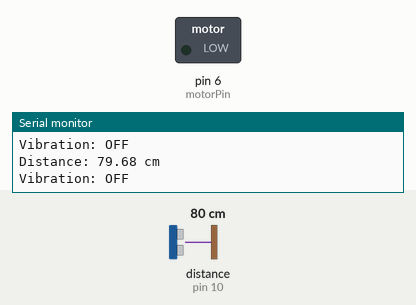
Recording of a sketch running on a simulated Arduino Uno, built with avr-gcc and run on an emulated ATmega328P. Shown: switched loads named in the sketch (green lamp = pin HIGH), the last lines printed to the serial monitor. Wiring (inferred from the names in the program): ultrasonic range finder: trigger pin 9; echo pin 10. Dashed ring = blinking. The test bench sets the inputs (shaded band); at power-on: distance to the obstacle (sensor on pin 10) 80 cm. The echo pulse lasts 58.3 µs per cm; pins used as bus, display or sensor lines are not drawn.

Above: at 1.2 s.
1.3 s: distance to the obstacle (sensor on pin 10) set to 74 cm
2.8 s: distance to the obstacle (sensor on pin 10) set to 66 cm
At 2.98 s:
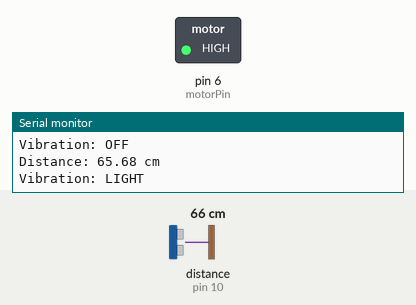
5.8 s: distance to the obstacle (sensor on pin 10) set to 120 cm
At 7.0 s:
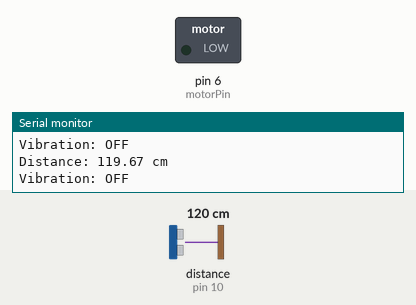
7.4 s: distance to the obstacle (sensor on pin 10) set to 60 cm
At 7.55 s:
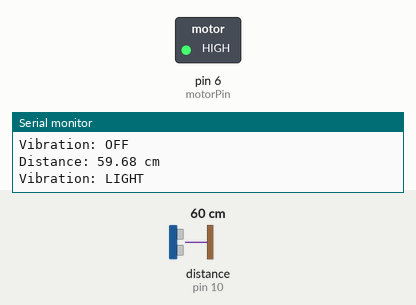
Timing chart, 0 to 11.4 s (numbered marks = the images above; inputs shaded):
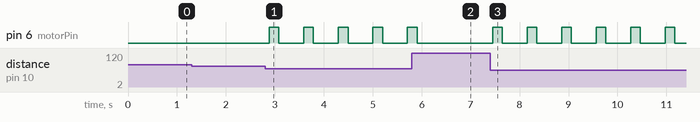

The sketch:

LCDdisplay.ino
```cpp
// Smart Cane Test using Serial Monitor instead of LCD

// Ultrasonic Sensor Pins
const int trigPin = 9;
const int echoPin = 10;

// Vibration Motor Control Pin (goes to base of transistor via resistor)
const int motorPin = 6;

void setup() {
  // Start Serial Monitor
  Serial.begin(9600);
  Serial.println("Smart Cane Test Starting...");

  // Sensor and motor pin setup
  pinMode(trigPin, OUTPUT);
  pinMode(echoPin, INPUT);
  pinMode(motorPin, OUTPUT);
}

void loop() {
  // Send trigger pulse
  digitalWrite(trigPin, LOW);
  delayMicroseconds(2);
  digitalWrite(trigPin, HIGH);
  delayMicroseconds(10);
  digitalWrite(trigPin, LOW);

  // Read echo time
  long duration = pulseIn(echoPin, HIGH);
  float distance = duration * 0.0343 / 2;  // Convert to cm

  // Display distance in Serial Monitor
  Serial.print("Distance: ");
  Serial.print(distance);
  Serial.println(" cm");

  // Vibration logic — stronger vibration as object gets closer
  if (distance < 20) {
    Serial.println("Vibration: STRONG (Object very close)");
    digitalWrite(motorPin, HIGH);  // Constant vibration
  } else if (distance < 40) {
    Serial.println("Vibration: MEDIUM");
    digitalWrite(motorPin, HIGH);
    delay(100);
    digitalWrite(motorPin, LOW);
    delay(100);
  } else if (distance < 70) {
    Serial.println("Vibration: LIGHT");
    digitalWrite(motorPin, HIGH);
    delay(200);
    digitalWrite(motorPin, LOW);
    delay(300);
  } else {
    Serial.println("Vibration: OFF");
    digitalWrite(motorPin, LOW);
  }

  delay(200);  // Small pause before next measurement
}
```

Measured:
- the behaviour switches between 71 and 70 cm on distance to the obstacle (sensor on pin 10) (found by bisection; images 0 and 1)
- after the input at 2.8 s, pin 6 (motorPin): alternates HIGH for 0.20 s and LOW for 0.51 s, starting after 0.08 s
- after the input at 5.8 s, pin 6 (motorPin): goes on until 5.9 s, then stays LOW
- after the input at 7.4 s, pin 6 (motorPin): alternates HIGH for 0.20 s and LOW for 0.50 s, starting after 0.05 s
